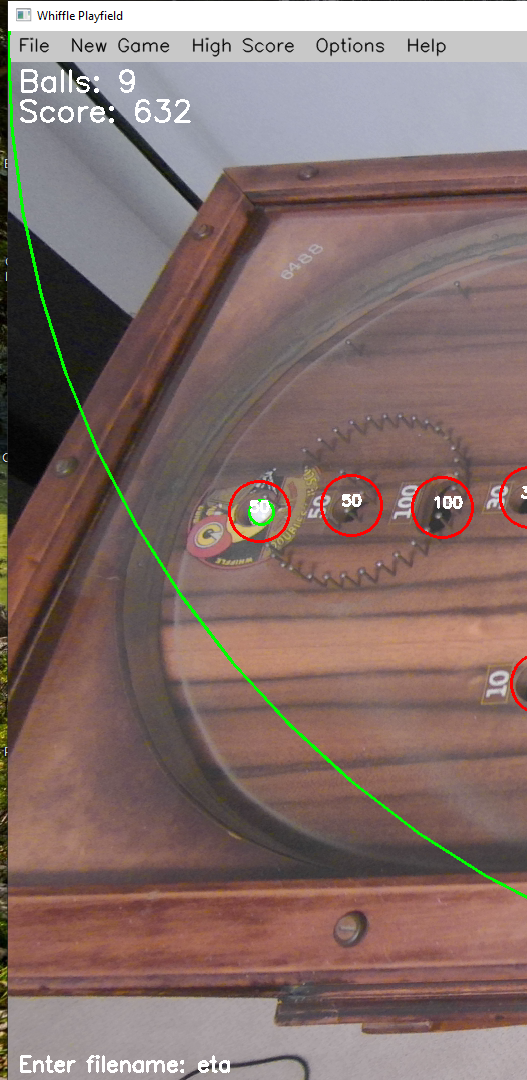
#> input picture 0.9/whiffle_eta.PNG, 527 x 1080 px, given in place of the camera
$ python whiffle_eta.py
#> lines starting #> are read from the running program, lines starting #| are printed output that depends on the picture; after the words box and inside, x2 and y2 are one past the last pixel; in counts of white or black regions, pixels touching at a corner belong together
import cv2
import numpy as np
import json
import os
import sys
import time

# Suppress console on Windows (comment out for debugging)
if sys.platform == "win32":
    import ctypes
    # ctypes.windll.user32.ShowWindow(ctypes.windll.kernel32.GetConsoleWindow(), 0)

# Fixed radius for scoring zones
ZONE_RADIUS = 30  # Scoring radius
CALIBRATION_VISUAL_RADIUS = 15  # Visual feedback radius

# Files
CALIBRATION_FILE = "whiffle_zones.json"
HIGH_SCORE_FILE = "whiffle_high_score.json"

# Detection settings
BALL_COLOR_RANGE = {"lower_white": [0, 0, 200], "upper_white": [180, 50, 255]}

# Game state
current_score = 0
high_score = 0

def load_point_zones(filename=CALIBRATION_FILE):
    if os.path.exists(filename):
        with open(filename, 'r') as f:
            data = json.load(f)
            return [(zone['x'], zone['y'], ZONE_RADIUS, zone['points']) for zone in data]
    return []

# [5 lines left out: function save_point_zones, not called in this run]

def load_high_score():
    global high_score
    if os.path.exists(HIGH_SCORE_FILE):
        with open(HIGH_SCORE_FILE, 'r') as f:
            high_score = json.load(f).get("high_score", 0)
    print(f"Loaded high score: {high_score}")  # Debug output
    return high_score

def save_high_score():
    with open(HIGH_SCORE_FILE, 'w') as f:
        json.dump({"high_score": high_score}, f, indent=4)
    print(f"Saved high score: {high_score}")  # Debug output

# [69 lines left out: functions get_text_input, get_text_input_near_click, setup_point_zones_in_main, not called in this run]

def detect_balls(frame):
    hsv = cv2.cvtColor(frame, cv2.COLOR_BGR2HSV)
    lower_white = np.array(BALL_COLOR_RANGE["lower_white"])
    upper_white = np.array(BALL_COLOR_RANGE["upper_white"])
    mask = cv2.inRange(hsv, lower_white, upper_white)
    mask = cv2.erode(mask, None, iterations=2)
    mask = cv2.dilate(mask, None, iterations=2)
    contours, _ = cv2.findContours(mask, cv2.RETR_EXTERNAL, cv2.CHAIN_APPROX_SIMPLE)

    balls = []
    for contour in contours:
        ((x, y), radius) = cv2.minEnclosingCircle(contour)
        if radius > 10:
            balls.append((int(x), int(y), int(radius)))
    return balls

def calculate_score(balls, point_zones):
    total_score = 0
    for ball_x, ball_y, _ in balls:
        for zone_x, zone_y, zone_radius, points in point_zones:
            distance = np.sqrt((ball_x - zone_x)**2 + (ball_y - zone_y)**2)
            if distance <= zone_radius:
                total_score += points
                break
    return total_score

def draw_menu_bar(frame):
    menu_items = ["File", "New Game", "High Score", "Options", "Help"]
    menu_positions = {}
    cv2.rectangle(frame, (0, 0), (frame.shape[1], 30), (200, 200, 200), -1)

    x_offset = 10
    for item in menu_items:
        text_width = cv2.getTextSize(item, cv2.FONT_HERSHEY_SIMPLEX, 0.6, 1)[0][0]
        cv2.putText(frame, item, (x_offset, 20), cv2.FONT_HERSHEY_SIMPLEX,
                    0.6, (0, 0, 0), 1, cv2.LINE_AA)
        menu_positions[item] = (x_offset, x_offset + text_width)
        x_offset += text_width + 20
    return menu_positions

# [170 lines left out: functions options_menu, help_menu, handle_menu_click, not called in this run]

def set_webcam_resolution(cap):
    resolutions = [
        (1920, 1080),
        (1280, 720),
        (640, 480),
    ]
    for width, height in resolutions:
        cap.set(cv2.CAP_PROP_FRAME_WIDTH, width)
        cap.set(cv2.CAP_PROP_FRAME_HEIGHT, height)
        actual_width = int(cap.get(cv2.CAP_PROP_FRAME_WIDTH))
        actual_height = int(cap.get(cv2.CAP_PROP_FRAME_HEIGHT))
        print(f"Trying resolution: {width}x{height}, got {actual_width}x{actual_height}")
        for _ in range(5):  # Retry up to 5 times
            ret, frame = cap.read()
            if ret and frame is not None:
                print(f"Successfully set resolution to {actual_width}x{actual_height}")
                return actual_width, actual_height
            time.sleep(0.1)  # Small delay between retries
        print(f"Failed to read frame at {width}x{height}, trying next resolution")
    print("Failed to set a working resolution.")
    return None, None

def main():
    global current_score, high_score
    cap = cv2.VideoCapture(0, cv2.CAP_DSHOW)
    if not cap.isOpened():
        print("Error: Could not open webcam.")
        return

    width, height = set_webcam_resolution(cap)
#> the loop in set_webcam_resolution, `for width, height in resolutions:` made 1 pass
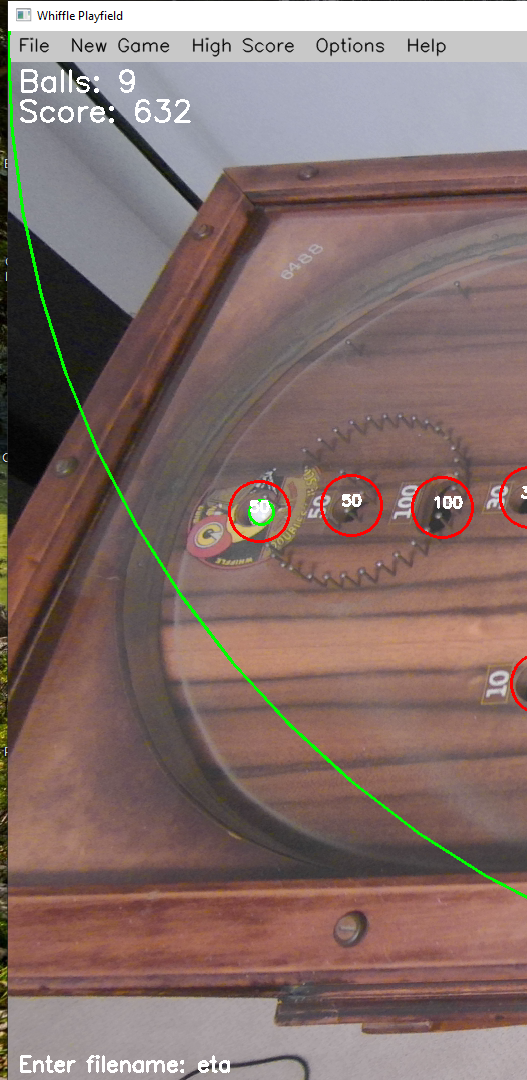
#> input picture 0.9/whiffle_eta.PNG, 527 x 1080 px, given in place of the camera
#> width = 527; height = 1080
    if width is None or height is None:
        print("Error: Could not set a working resolution for the webcam.")
        cap.release()
        return

    high_score = load_high_score()
#> (reads 3.3 (fuller send)/dist/whiffle_high_score.json from the repository)

    POINT_ZONES = load_point_zones()
#> (reads 4.2 (Raspberry Pi 5)/whiffle_zones.json from the repository)
    window_name = "Whiffle Playfield"
    cv2.namedWindow(window_name)

    if not POINT_ZONES:
        ret, frame = cap.read()
        if not ret:
            print("Error: Could not read frame.")
            cap.release()
            return
        POINT_ZONES = setup_point_zones_in_main(frame, window_name)
        if POINT_ZONES:
            save_point_zones(POINT_ZONES)
        else:
            print("No zones defined during calibration.")

    def mouse_callback(event, x, y, flags, param):
        nonlocal POINT_ZONES
        POINT_ZONES = handle_menu_click(x, y, menu_positions, frame, POINT_ZONES)

    cv2.setMouseCallback(window_name, mouse_callback)

    while True:
        try:
            for _ in range(5):  # Retry up to 5 times
                ret, frame = cap.read()
                if ret and frame is not None:
                    break
                print("Retrying frame read...")
                time.sleep(0.1)
            if not ret:
                print("Failed to read frame after retries, exiting.")
                break
        except Exception as e:
            print(f"Error reading frame: {e}")
            break

        menu_positions = draw_menu_bar(frame)
#> after the loop in draw_menu_bar, `for item in menu_items:`:
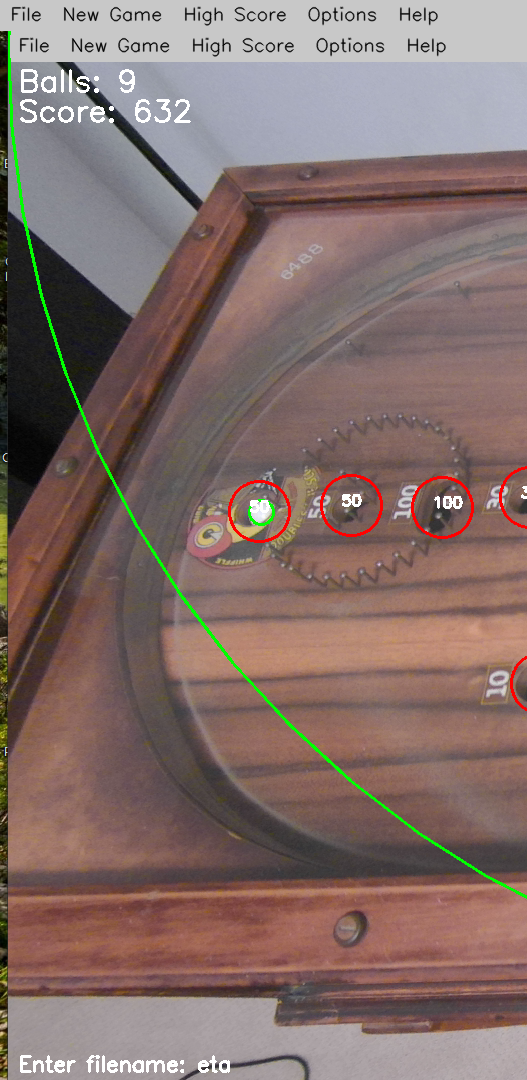
#> frame: shape (1080, 527, 3); mean B, G, R 106, 110.5, 131.2
#> after the loop in draw_menu_bar, `for item in menu_items:`: menu_positions = {'File': (10, 42), 'New Game': (62, 163), 'High Score': (183, 287), 'Options': (307, 378), 'Help': (398, 439)}; x_offset = 459
        balls = detect_balls(frame)
#> in detect_balls, `hsv = cv2.cvtColor(frame, cv2.COLOR_BGR2HSV)`: hsv: shape (1080, 527, 3); mean H, S, V 58.9, 59.3, 134.6
#> in detect_balls, `mask = cv2.inRange(hsv, lower_white, upper_white)`:
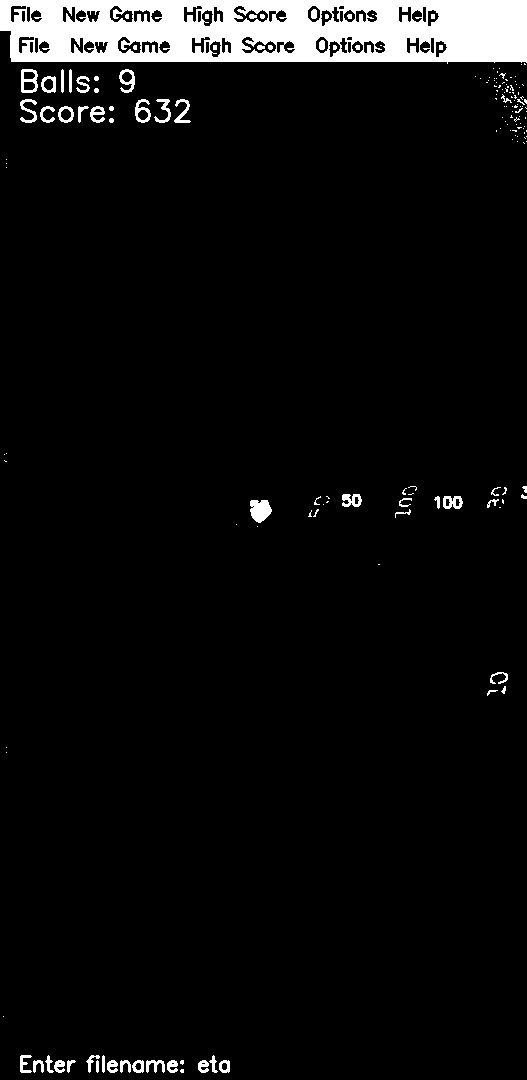
#> mask: shape (1080, 527); 5.7% white; 173 white regions (111 under 20 px), largest, box (x1, y1, x2, y2) and area: (0, 0, 527, 64) 27033, (250, 500, 272, 523) 377, (21, 69, 38, 93) 225
#> in detect_balls, `mask = cv2.erode(mask, None, iterations=2)`:
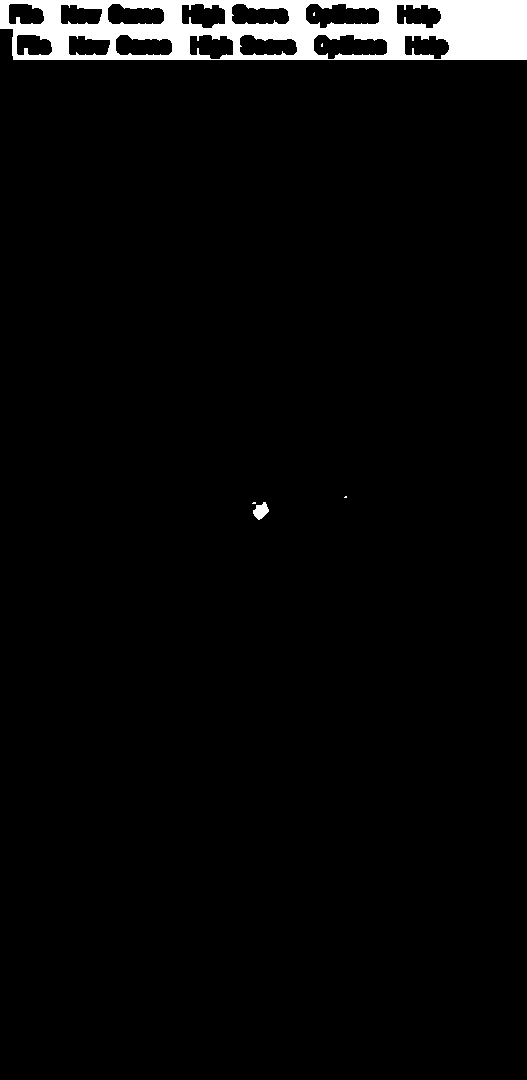
#> mask: shape (1080, 527); 3.5% white; 6 white regions (4 under 20 px), largest, box (x1, y1, x2, y2) and area: (0, 0, 527, 60) 19658, (253, 502, 269, 520) 178
#> in detect_balls, `mask = cv2.dilate(mask, None, iterations=2)`:
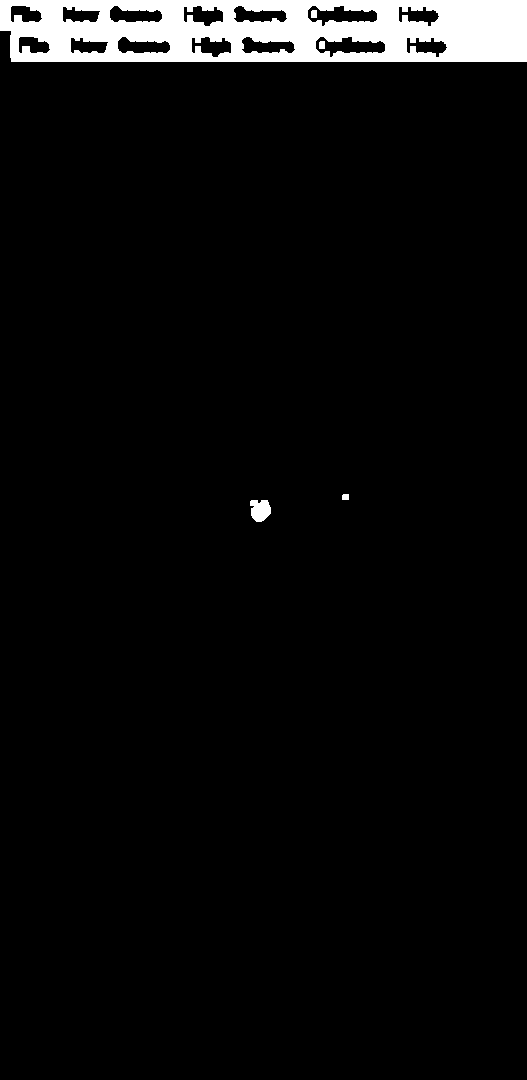
#> mask: shape (1080, 527); 4.5% white; 5 white regions
#> in detect_balls, `contours, _ = cv2.findContours(mask, cv2.RETR_EXTERNAL, cv2.CHAIN_APPR..`: contours = 3 contours; box (x1, y1, x2, y2) and area: (0, 0, 527, 62) 31768, (250, 500, 271, 522) 328, (342, 494, 349, 500) 30
#> the loop in detect_balls, `for contour in contours:` made 3 passes
#> (x, y, radius) on passes 1 to 3: (259, 509.2, 12.18), (345, 496.5, 3.91), (263, 30.5, 264.8)
#> after the loop in detect_balls, `for contour in contours:`: balls = [(259, 509, 12), (263, 30, 264)]
#> balls = [(259, 509, 12), (263, 30, 264)]
        total_balls = len(balls)
#> total_balls = 2
        round_score = calculate_score(balls, POINT_ZONES)
#> the loop in calculate_score, `for ball_x, ball_y, _ in balls:` made 2 passes
#> (ball_x, ball_y) on passes 1 to 2: (259, 509), (263, 30)
#> after the loop in calculate_score, `for ball_x, ball_y, _ in balls:`: total_score = 0
#> round_score = 0
        current_score = max(current_score, round_score)
#> current_score = 0
        high_score = max(high_score, current_score)
#> high_score = 5250

        for (x, y, r) in balls:
            cv2.circle(frame, (x, y), r, (0, 255, 0), 2)
#> this loop made 2 passes
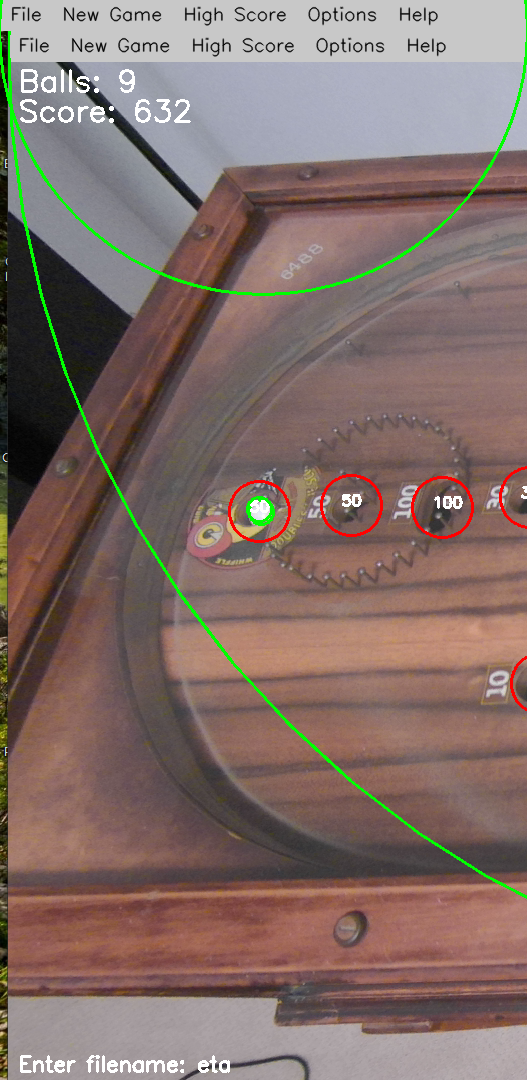
#> frame: shape (1080, 527, 3); 0.46% of pixels changed, all inside (x1, y1, x2, y2) = (0, 0, 527, 523)

        for (x, y, r, points) in POINT_ZONES:
            cv2.circle(frame, (x, y), r, (0, 0, 255), 2)
            cv2.putText(frame, str(points), (x - 10, y), cv2.FONT_HERSHEY_SIMPLEX,
                        0.5, (255, 255, 255), 2)
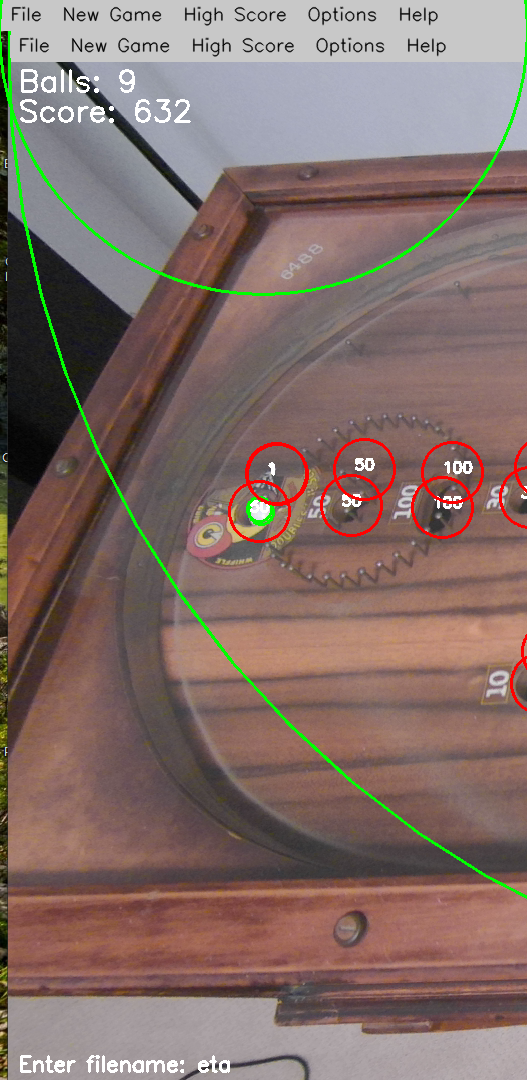
#> frame: shape (1080, 527, 3); 0.44% of pixels changed, all inside (x1, y1, x2, y2) = (245, 438, 527, 670)

        cv2.putText(frame, f"Res: {width}x{height}", (frame.shape[1] - 150, 30),
                    cv2.FONT_HERSHEY_SIMPLEX, 0.5, (255, 255, 255), 1)
        cv2.putText(frame, f"Balls: {total_balls}", (10, 60),
                    cv2.FONT_HERSHEY_SIMPLEX, 1, (255, 255, 255), 2)
        cv2.putText(frame, f"Score: {current_score}", (10, 90),
                    cv2.FONT_HERSHEY_SIMPLEX, 1, (255, 255, 255), 2)
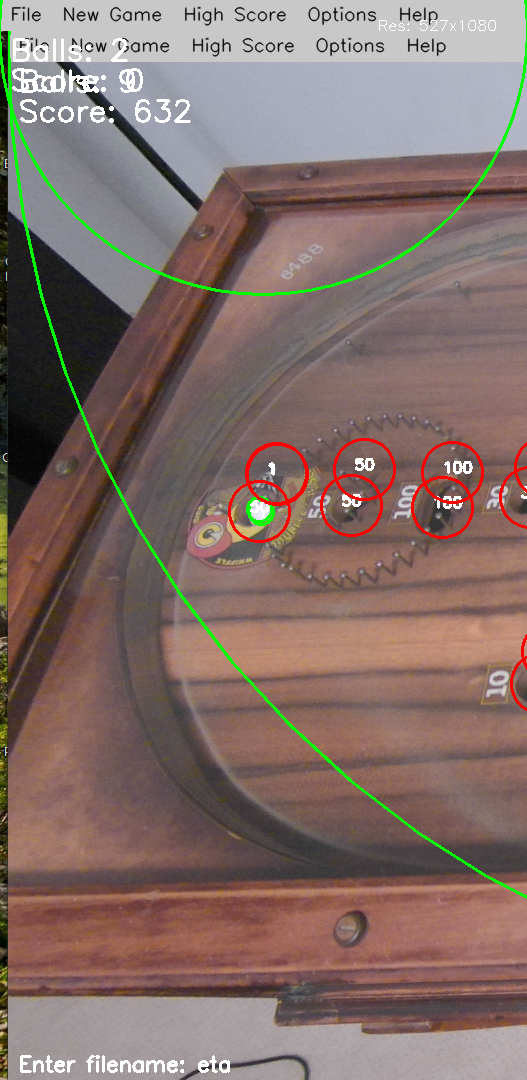
#> frame: shape (1080, 527, 3); mean B, G, R 105.5, 111.1, 131.5

        cv2.imshow(window_name, frame)

        key = cv2.waitKey(1) & 0xFF
#> (key q is pressed here)
        if key == ord('q') or cv2.getWindowProperty(window_name, cv2.WND_PROP_VISIBLE) < 1:
            save_high_score()
#| Saved high score: 5250
            print("Exiting program.")
            break
        elif key == ord('c'):
            ret, frame = cap.read()
            if not ret:
                print("Failed to read frame during recalibration.")
                break
            POINT_ZONES = setup_point_zones_in_main(frame, window_name)
            if POINT_ZONES:
                save_point_zones(POINT_ZONES)

    cap.release()
    cv2.destroyAllWindows()

if __name__ == "__main__":
    main()
